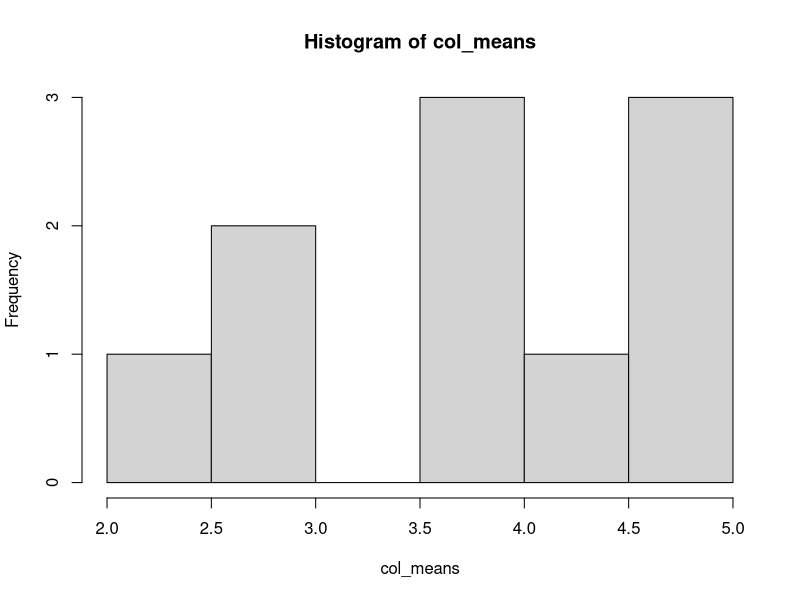

Reproduce this figure in R.
library("ggplot2")


#the sum of 52.3, 74.8, 3.17
52.3 + 74.8 + 3.17
#the square root of 144
sqrt(144)
#the 10-based logarithm of 200 multiplied with sin of π/4
log10(200) * sin(pi/4)
#the cumulative sum of the numbers 1,3,18,20,2 
vec <- c(1, 2, 3, 4, 5)
cumsum(vec)
#find 10 numbers between 0 and 20 rounded to the nearest integer
#value (hint use the command sample() or a combination of the
#commands round() and runif()).
random_numbers <- runif(10, min = 0, max = 20)
rounded_numbers <- round(random_numbers)
random_numbers_with_sample <- sample(0:20, 10, replace = TRUE)
#Assign the number 5 to x and the number 10 to y
x <- 5
y <- 10

# Assign the number 5 to x and the number 10 to y.
# Calculate the product of x and y.
# Store the result in a new variable z.
# Inspect your workspace by clicking the “environment” tab in RStudio, and find the three objects.
# Make a vector myvec of the objects x,y,z.
# Find the minimum, the maximum and the mean of the vector.
# Remove myvec from the workspace.
z <- x * y
myvec <- c(x, y, z)
min_myvec <- min(myvec)
max_myvec <- max(myvec)
mean_myvec <- mean(myvec)

#The numbers below are the first ten days of rainfall in a year
#0.1 0.5 2.3 1.1 11.3 14.7 23.4 15.7 0 0.9
#Read them into a vector using the c() command.
rainfall_vec <- c(0.1, 0.5, 2.3, 1.1, 11.3, 14.7, 23.4, 15.7, 0, 0.9)
#Calulate the mean and the standard deviation.
rainfall_mean <- mean(rainfall_vec)
rainfall_sd <- sd(rainfall_vec)
#Calculate the cumulative rainfall over these ten days. What is total sum of the rainfall?
rainfall_sum <- sum(rainfall_vec)
#Which day saw the highest rainfall? Find an appropriate R command.
rainfall_max <- max(rainfall_vec)
#Take a subset of the rainfall data where rain is larger than 10.
rainfall_subset <- rainfall_vec[rainfall_vec>10]
#What is mean rainfall for days where the rainfall was at least 5?
rainfall_atleast_five <- rainfall_vec[rainfall_vec<=5]
mean_of_rainfall_atleast_five <- mean(rainfall_atleast_five)
#Subset the vector where it is either exactly 0 or 1.1 and find the corresponding days.
rainfall_subset_2 <- which(rainfall_vec==0 | rainfall_vec==1.1)

#Aufgabe 4
#Read these vectors into two vectors with appropriate names.
cylinder_length_vec <- c(2.5, 3.4, 4.8, 3.1, 1.7)
cylinder_diameters_vec <- c(0.7, 0.4, 0.5, 0.5, 0.9)
#Volumen = pi * r2 * h
cylinder_volumes_vec<-c()
for (i in 1:length(cylinder_length_vec)) {
  cylinder_volumes_vec[i] <- cylinder_length_vec[i]*pi*((cylinder_diameters_vec[i]/2)^2)
}
#Recalculate to cubic milimeters
cylinder_volumes_cubic_milimeters_vec <- cylinder_volumes_vec * 1000

#Aufgabe 5
x <- c(1,2,3,4,5)
y <- c(3,5,7,9)
union <- union(x, y)
intersection <- intersect(x, y)
x_without_y <- setdiff(x,y)
print(x_without_y)
y_without_x <- setdiff(y, x)
print(x_without_y)
vec <- c(x, y)

#Aufgabe 6
first_row_vec <- seq(from=0, to=18, by=2)
random_number_vec <- as.integer(runif(70, min=0, max=10))
matrix <- matrix(data=c(first_row_vec, random_number_vec), byrow=TRUE, nrow=8, ncol=10)
row_means <- as.integer(rowMeans(matrix))
sd_rows <- sd(matrix)
new_matrix = matrix[2:8, 1:10]
col_means <- colMeans(new_matrix)
hist(col_means)

#Aufgabe 7
dataset <- str(mpg)

#Aufgabe 8
liste_1 <- list(vater="John", mutter="Mary", kinder_alter=c(4, 6, 10))
liste_2 <- list(kind_1_name="Bob", kind_2_name="Cate", kind_3_name="Susan")
list_concatinate_1 <- c(liste_1, liste_2)
list_concatinate_2 <- list(liste_1, liste_2)


# Neue Liste erstellen
liste_kinder <- list()

# Schleife, um Namen und Alter hinzuzufügen
for (i in 1:length(liste_2)) {
  kind_name <- liste_2[[paste0("kind_", i, "_name")]]
  kind_alter <- liste_1[["kinder_alter"]][i]
  liste_kinder[[i]] <- list(name = kind_name, alter = kind_alter)
}













